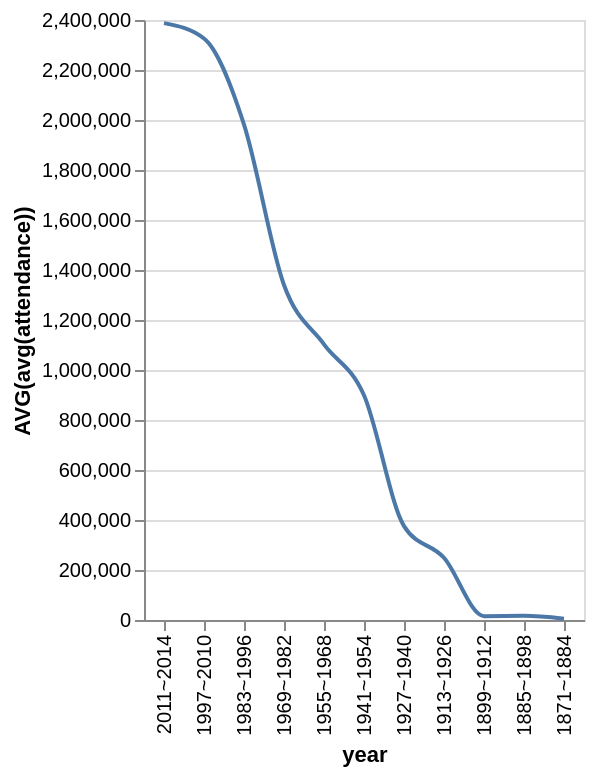

The specification (Vega-Lite) saved for this image:
### Vega-Lite specification from a JSON file in a GitHub repository (floating-point values rounded to 4 significant figures)
{"data": {"values": [{"x_data": "2011~2014", "y_data": 2388000.0}, {"x_data": "1997~2010", "y_data": 2326000.0}, {"x_data": "1983~1996", "y_data": 1982000.0}, {"x_data": "1969~1982", "y_data": 1340000.0}, {"x_data": "1955~1968", "y_data": 1103000.0}, {"x_data": "1941~1954", "y_data": 899000.0}, {"x_data": "1927~1940", "y_data": 375700.0}, {"x_data": "1913~1926", "y_data": 248800.0}, {"x_data": "1899~1912", "y_data": 15460.0}, {"x_data": "1885~1898", "y_data": 16800.0}, {"x_data": "1871~1884", "y_data": 5450.0}]}, "mark": {"type": "line", "interpolate": "monotone"}, "encoding": {"x": {"field": "x_data", "type": "nominal", "title": "year", "sort": "descending"}, "y": {"field": "y_data", "type": "quantitative", "title": "AVG(avg(attendance))"}}}
